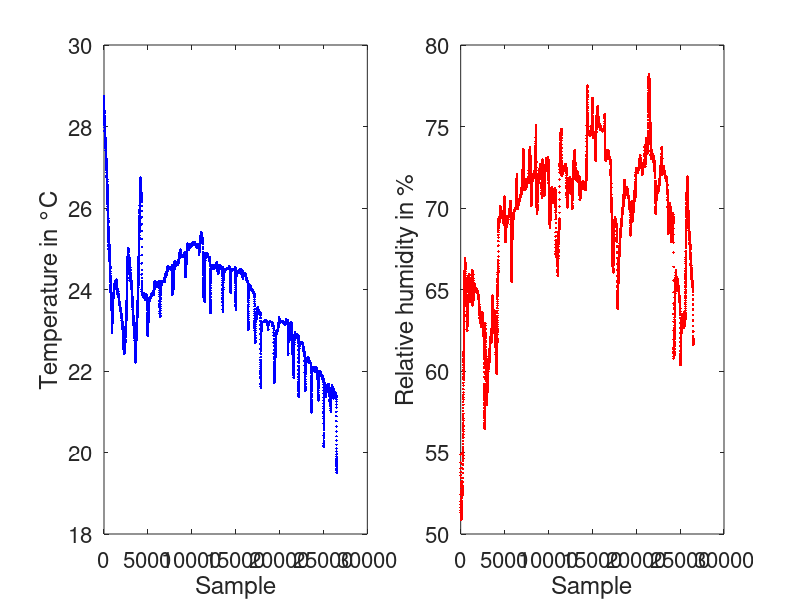

The MATLAB source for this figure:
clear
clc
fid = fopen('DATA.TXT','r');
disp('Importing data, please wait...')

% Preallocate
N = 1e5;
temperature = nan(1,N);
humidity = nan(1,N);
dateStrs = cell(1,N);   % use cell array instead of strings

i = 1;
while ~feof(fid)
    a = fgets(fid);
    if ~isempty(strfind(a,'Temperature'))
        offset = strfind(a,'Temperature:');
        temperature(i) = str2double(a(offset+12:offset+16));

        offset = strfind(a,'Humidity:');
        humidity(i) = str2double(a(offset+10:offset+14));

        offset = strfind(a,'Date/Time:');
        dateStrs{i} = strtrim(a(offset+11:offset+29)); % store as char in cell
        i = i+1;
    end
end
fclose(fid);

% Trim
temperature = temperature(1:i-1);
humidity = humidity(1:i-1);
dateStrs = dateStrs(1:i-1);

% Convert to datetime after loop
try
    dateTimeObj = datetime(dateStrs, 'InputFormat', 'yyyy-MM-dd HH:mm:ss');
catch
    dateTimeObj = 1:(i-1);
end

temperature=movmean(temperature,10);
humidity=movmean(humidity,10);
disp('Generating the plot...')
figure('Position',[100 100 1000 800]);
hold on
try %Matlab
    yyaxis left
    plot (dateTimeObj,temperature,'b.')
    xlabel('Date/Time')
    ylabel('Temperature in °C')
    yyaxis right
    plot (dateTimeObj,humidity,'.r')
    ylabel('Relative humidity in %')
    set(gca,'FontSize',16)
catch %GNU Octave
    subplot(1,2,1);
    plot (dateTimeObj,temperature,'b.')
    xlabel('Sample')
    ylabel('Temperature in °C')
    set(gca,'FontSize',16)
    subplot(1,2,2);
    plot (dateTimeObj,humidity,'.r')
    xlabel('Sample')
    ylabel('Relative humidity in %')
    set(gca,'FontSize',16)
end
hold off
disp('Saving figure...')
saveas(gcf,'Plot.png');
